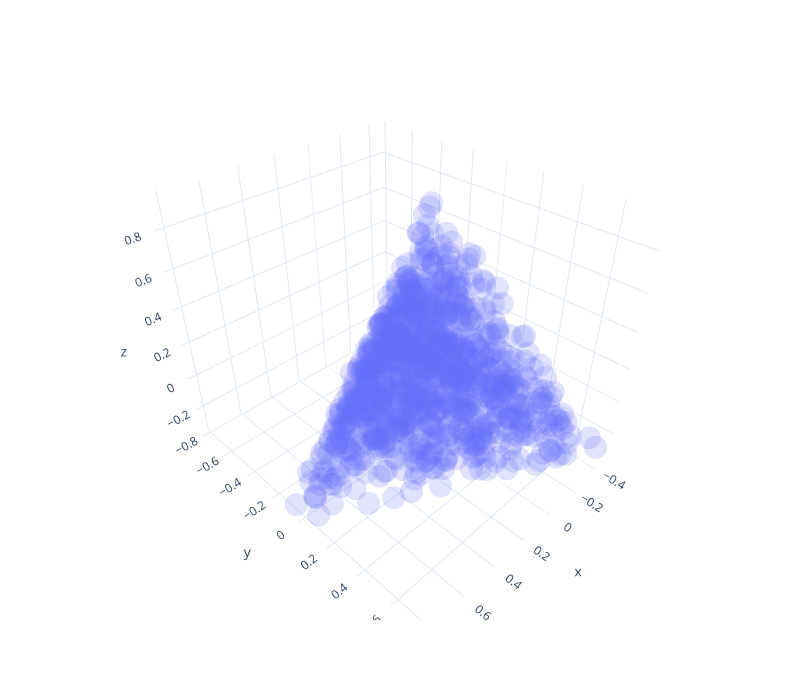

The code cell stored with this chart in its notebook:
### Code cell
randomSample2df = pd.DataFrame(randomSample2, columns=['x','y','z'])
px.scatter_3d(randomSample2df, x='x', y='y', z='z', 
              template='plotly_white', width=800, height=700, opacity=0.2)

### Figure 1 — Plotly figure (JSON) as saved in the notebook; plotly's stock layout.template omitted (floating-point values rounded to 4 significant figures; data arrays with more than 128 entries replaced by an {"elided": "..."} marker saying what was removed)
{"data": [{"hovertemplate": "x=%{x}<br>y=%{y}<br>z=%{z}<extra></extra>", "legendgroup": "", "marker": {"color": "#636efa", "opacity": 0.2, "symbol": "circle"}, "mode": "markers", "name": "", "scene": "scene", "showlegend": false, "type": "scatter3d", "x": {"elided": "1000 float values"}, "y": {"elided": "1000 float values"}, "z": {"elided": "1000 float values"}}], "layout": {"height": 700, "legend": {"tracegroupgap": 0}, "margin": {"t": 60}, "scene": {"domain": {"x": [0, 1], "y": [0, 1]}, "xaxis": {"title": {"text": "x"}}, "yaxis": {"title": {"text": "y"}}, "zaxis": {"title": {"text": "z"}}}, "width": 800}}
